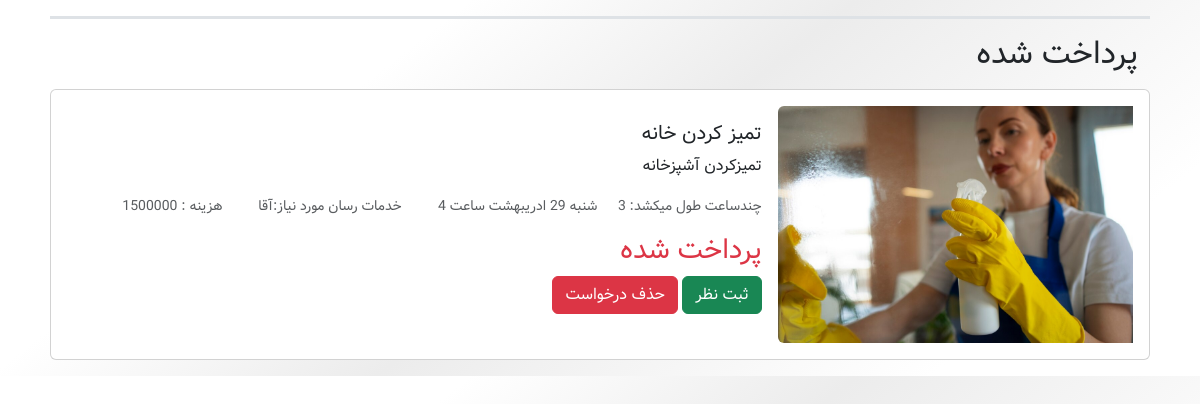
Before: /user/user/service-request/ (signed in) with the older database file.
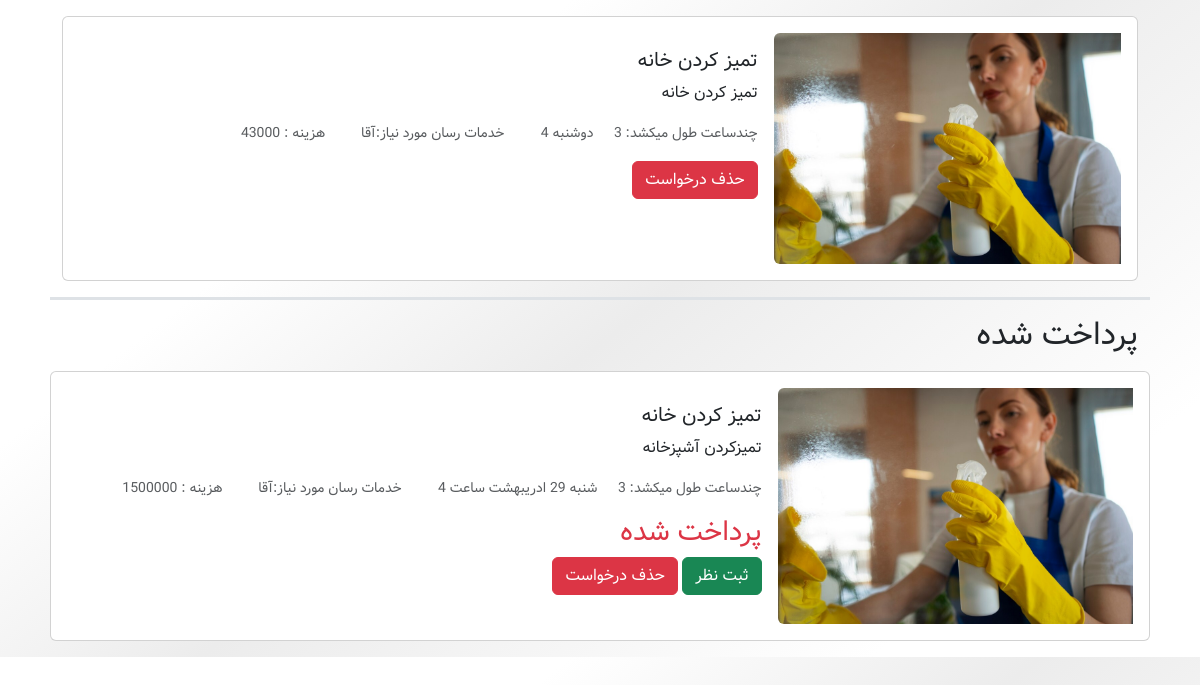
After: the same page with the newer database file.
### user_request_module/models.py (models this page shows)
class Service(models.Model):
    serviceid = models.IntegerField(auto_created=True, null=True)
    servicer = models.ForeignKey(Servicer, blank=True, on_delete=models.SET_NULL, null=True)
    user = models.ForeignKey(User, on_delete=models.CASCADE)
    type = models.CharField(max_length=500, verbose_name='نوع خدمات')
    gender = models.CharField(max_length=100, verbose_name='جنسیت خدمات دهنده', blank=True)
    description = models.TextField(db_index=True, verbose_name='توضیحات')
    price = models.IntegerField(verbose_name='هزینه', blank=True, null=True)
    service_date = models.CharField(max_length=100, verbose_name='تاریخ انجام پروژه')
    service_time = models.IntegerField(verbose_name='ساعت خدمت')
    created_at = models.DateTimeField(auto_now_add=True, verbose_name='ساعت خدمت')
    is_submit = models.BooleanField(default=False, verbose_name='قبول شده / نشده')
    pay = models.OneToOneField(Payment, on_delete=models.SET_NULL, null=True, blank=True,
                               related_name='related_service_payment')
    comment = models.OneToOneField('user_panel_module.Comment', on_delete=models.SET_NULL, null=True, blank=True,
                                   related_name='related_service_comment')

### user_panel_module/views.py (the view)
# urls.py: path('user/service-request/', views.UserServiceRequest.as_view(), name='user_service_request'),
@method_decorator(login_required, name='dispatch')
class UserServiceRequest(View):
    def get(self, request):
        current_user = User.objects.filter(id=request.user.id).first()
        context = Service.objects.filter(user=current_user).all()
        for service in context:
            payment = Payment.objects.filter(service=service).first()
        context = {
            'context': context,
            'pay': payment,
        }
        return render(request, 'user/user_service_request.html', context)

### user_panel_module/templates/user/user_service_request.html (shortened to what this page needs)
{% extends 'shared/_layout.html' %}
{% load render_partial %}
{% block main %}
        <main>
         <div class="container mt-3">
                <div class="row mx-2">
                    <div class="requests">
                    {% for service in context %}
                        {% if service.pay == Null %}
                    <div class="card cardrequest mb-3 p-3">
                        <div class="row g-0">
                            <div class="col-md-4">
                              {% if service.type == 'تمیز کردن خانه' %}
                                    <img src="/static/images/professional-cleaning-service-person-cleaning-office-window_23-2150520601.jpg" class="img-fluid rounded-start" alt="...">
                              {% endif %}
                            </div>
                            <div class="col-md-8">
                                <div class="card-body">
                                    <h5 class="card-title">{{ service.type }}</h5>
                                    <p class="card-text">{{ service.description }}</p>
                                    <p class="card-text"><small class="text-muted">چندساعت طول میکشد: {{ service.service_time }}</small> <small class="text-muted mx-3">{{ service.service_date }}</small>
                                    <small class="text-muted mx-3">خدمات رسان مورد نیاز:{{ service.gender }}</small><small class="text-muted mx-3"> هزینه : {{ service.price }} </small></p>
                                    <a href="{% url 'Service_delete' service.id %}" class="btn btn-danger">حذف درخواست</a>
                                </div>
                            </div>
                        </div>
                    </div>
                        {% endif %}
                    {% endfor %}
                </div>
                </div>
                <div class="row mx-2 border-top border-3">
                <p class="h2 my-3">پرداخت شده</p>
                    {% for service in context %}
                        {% if service.pay != Null %}
                    <div class="card cardrequest mb-3 p-3">
                        <div class="row g-0">
                            <div class="col-md-4">
                              {% if service.type == 'تمیز کردن خانه' %}
                                    <img src="/static/images/professional-cleaning-service-person-cleaning-office-window_23-2150520601.jpg" class="img-fluid rounded-start" alt="...">
                              {% endif %}
                            </div>
                            <div class="col-md-8">
                                <div class="card-body">
                                    <h5 class="card-title">{{ service.type }}</h5>
                                    <p class="card-text">{{ service.description }}</p>
                                    <p class="card-text"><small class="text-muted">چندساعت طول میکشد: {{ service.service_time }}</small> <small class="text-muted mx-3">{{ service.service_date }}</small>
                                    <small class="text-muted mx-3">خدمات رسان مورد نیاز:{{ service.gender }}</small><small class="text-muted mx-3"> هزینه : {{ service.price }} </small></p>
                                        <p class="h3 text-danger">پرداخت شده</p>
                                        <a href="{% url 'service-comment' service.id %}" class="btn btn-success">ثبت نظر</a>
                                    <a href="{% url 'Service_delete' service.id %}" class="btn btn-danger">حذف درخواست</a>
                                </div>
                            </div>
                        </div>
                    </div>
                        {% endif %}
                    {% endfor %}
                </div>
         </div>
    </main>
{% endblock %}

### templates/shared/_layout.html (shortened to what this page needs)
{% load static %}
{% load render_partial %}
<!DOCTYPE html>
<html lang="en">
<head>
<link type="text/css" rel="stylesheet" href="/static/jalali/jalalidatepicker.min.css" />
    <link rel="stylesheet" href="https://unpkg.com/@majidh1/jalalidatepicker/dist/jalalidatepicker.min.css">
    <link href="https://cdn.jsdelivr.net/npm/bootstrap@5.3.2/dist/css/bootstrap.min.css" rel="stylesheet">
    <link rel="stylesheet" href="/static/css/style.css">
    <link rel="stylesheet" href="/static/Fonts/fontawesome-free-6.5.1-web/css/all.css">
</head>
<body dir="rtl">
{% block main %}
{% endblock %}
<link rel="stylesheet" href="{% static 'admin/jquery.ui.datepicker.jalali/themes/base/jquery-ui.min.css' %}">
</body>
</html>

### static/css/style.css (style rules this page uses)
* { margin: 0; padding: 0; font-family: saeed; box-sizing: border-box; direction: rtl; }
html { scroll-behavior: smooth; }
body { overflow-x:hidden; font-size: 16px; background: rgb(255,255,255); background: linear-gradient(142deg, rgba(255,255,255,1) 28%, rgba(236,236,236,1) 51%, rgba(255,255,255,1) 84%); }
a { text-decoration: none !important; color: #181818; }
.cardrequest { transition: 0.4s; }

Changed rows visible on the page:
added Service: type "تمیز کردن خانه", description "تمیز کردن خانه", service_time "3", service_date "دوشنبه 4", gender "آقا", price "43000"
